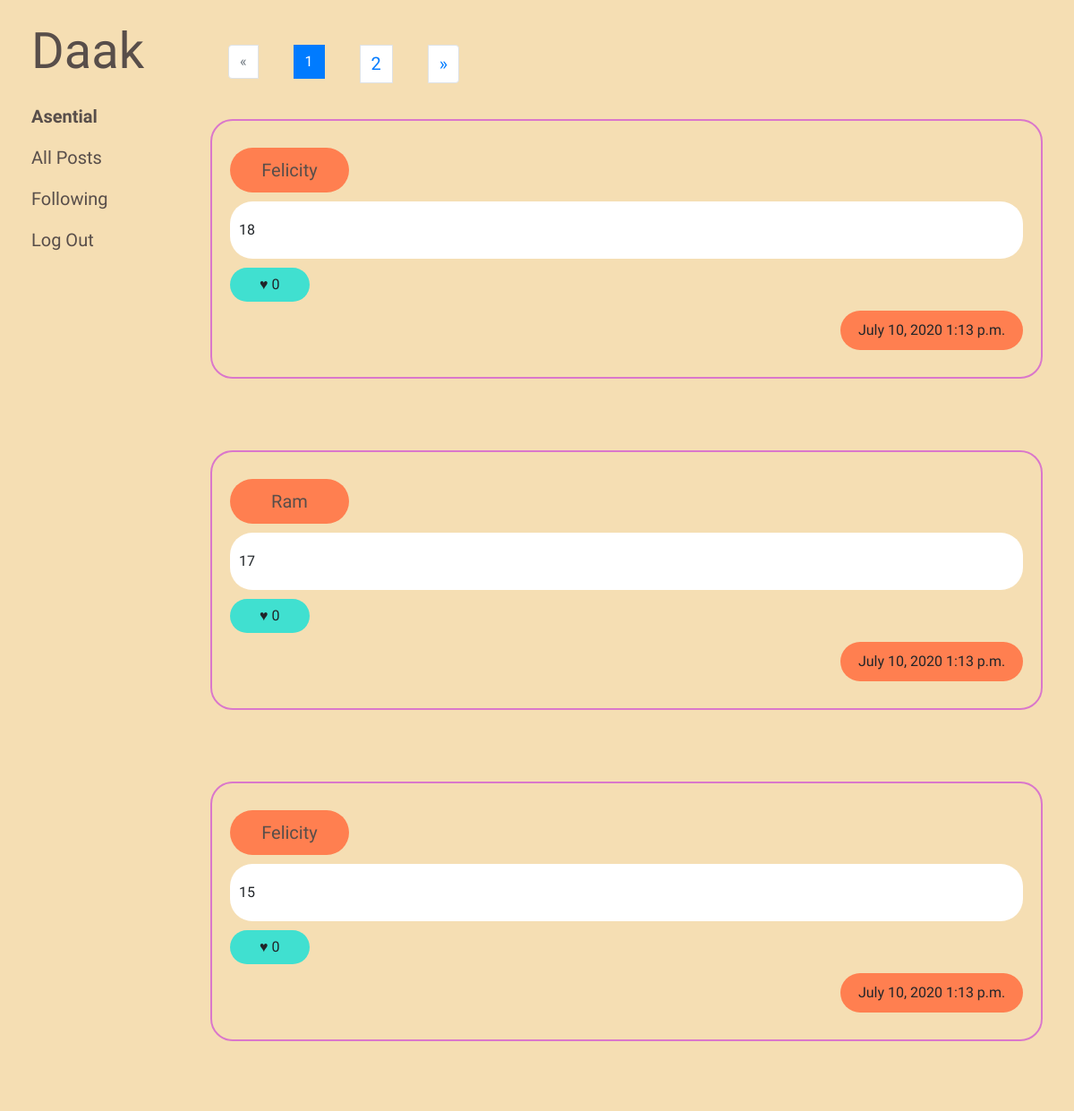
/following (signed in, upper part), run on an earlier commit of the app's database.
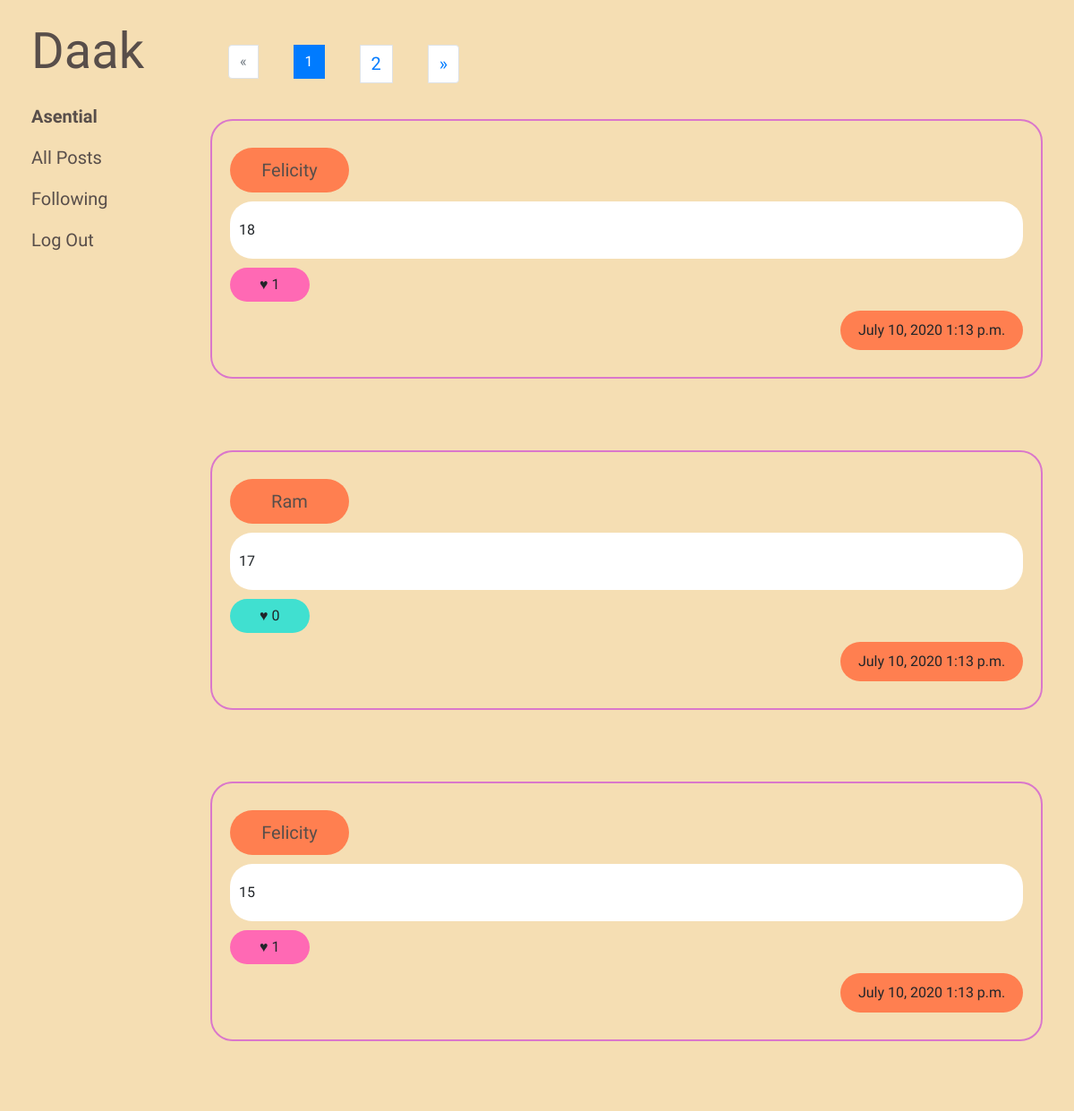
And on a later commit of the database.
### network/models.py (models this page shows, shortened)
class Post(models.Model):
    user = models.ForeignKey(User, on_delete=models.CASCADE)
    content = models.TextField(max_length=400)
    likes = models.IntegerField(default=0)
    date = models.DateField(auto_now=False, auto_now_add=True)
    time = models.TimeField(auto_now=False, auto_now_add=True)

class User(AbstractUser):
    pass

### network/views.py (the view)
# urls.py: path("following", views.following, name="following"),
def following(request):
    posts = Post.objects.all().order_by('-id')
    follow = Follow.objects.get(name=request.user)
    followed = follow.following.all()
    liked = Liked.objects.get(name=request.user)
    likedlist = liked.post.all().order_by('-id')
    postlist = []
    for post in posts:
        for following in followed:
            if post.user == following:
                postlist.append(post)
                continue
    page = request.GET.get('page', 1)
    paginator = Paginator(postlist, 10)
    try:
        posts = paginator.page(page)
    except PageNotAnInteger:
        posts = paginator.page(1)
    except EmptyPage:
        posts = paginator.page(paginator.num_pages)
    return render(request, "network/following.html", {
            "posts": posts,
            "liked": likedlist
        })

### network/templates/network/following.html (shortened to what this page needs)
{% extends "network/layout.html" %}
{% block body %}
{% if posts.has_other_pages %}
    <nav aria-label="Page navigation example" style="margin: 20px 0px; padding: 20px 0;">
    <ul class="pagination">
        {% if posts.has_previous %}
            <li class="page-item"><a class="page-link" href="?page={{ posts.previous_page_number }}">&laquo;</a></li>
        {% else %}
            <li class="disabled page-item"><span class="page-link">&laquo;</span></li>
        {% endif %}
        {% for i in posts.paginator.page_range %}
            {% if posts.number == i %}
                <li class="active page-item"><span class="page-link">{{ i }} <span class="sr-only">(current)</span></span></li>
            {% else %}
                <li class="page-item"><a class="page-link" href="?page={{ i }}">{{ i }}</a></li>
            {% endif %}
        {% endfor %}
        {% if posts.has_next %}
            <li class="page-item"><a class="page-link" href="?page={{ posts.next_page_number }}">&raquo;</a></li>
        {% else %}
            <li class="disabled page-item"><span class="page-link">&raquo;</span></li>
        {% endif %}
    </ul>
    </nav>
{% endif %}
{% if user.is_authenticated %}
    {% for post in posts %}
    <div class="post">
        <f class="row">
            <div class="user col-3" style="max-width: 15%; flex: 0 0 15%;"><a href="{% url 'profile' post.user %}">{{post.user}}</a></div>
            <div class="col-6" style="max-width: 75%; flex: 0 0 75%;"></div>
        </f>
        <div name={{post.id}} class="content">{{post.content}}</div>
        {% if post in liked %}
                <button class="btn like-btn dislike" num={{post.likes}} id="{{post.id}}">&hearts; {{post.likes}}</button>
        {% else %}
                <button class="btn like-btn like" num={{post.likes}} id="{{post.id}}">&hearts; {{post.likes}}</button>
        {% endif %}
        <f class="row">
            <div class="col-10" style="max-width: 77%; flex: 0 0 77%;"></div>
            <div class="timestamp col-2" style="max-width: 23%; flex: 0 0 23%;">{{post.date}} {{post.time}}</div>
        </f>
    </div>
    {% endfor %}
{% endif %}
{% endblock %}

What changed in the data, as far as the page shows it:
changed Post (number 1 of 3 on the later page): likes "0" → "1"
changed Post (number 3 of 3 on the later page): likes "0" → "1"
